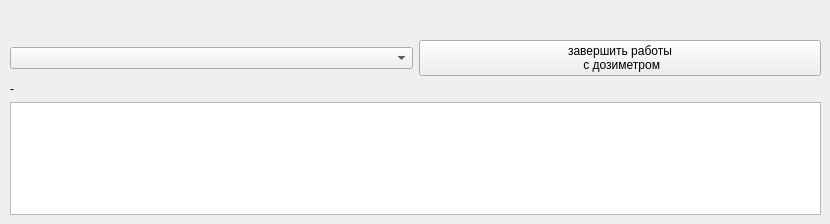
                  <widget class="QWidget" name="tab_33">
                   <attribute name="title">
                    <string>ППД</string>
                   </attribute>
                   <widget class="QWidget" name="verticalLayoutWidget">
                    <property name="geometry">
                     <rect>
                      <x>10</x>
                      <y>40</y>
                      <width>811</width>
                      <height>175</height>
                     </rect>
                    </property>
                    <layout class="QVBoxLayout" name="verticalLayout_26">
                     <item>
                      <layout class="QHBoxLayout" name="horizontalLayout_18">
                       <item>
                        <widget class="QComboBox" name="comboBox"/>
                       </item>
                       <item>
                        <widget class="QPushButton" name="pushButton">
                         <property name="text">
                          <string>завершить работы 
 с дозиметром</string>
                         </property>
                        </widget>
                       </item>
                      </layout>
                     </item>
                     <item>
                      <widget class="QLabel" name="label_57">
                       <property name="text">
                        <string>-</string>
                       </property>
                      </widget>
                     </item>
                     <item>
                      <widget class="QListView" name="listView"/>
                     </item>
                    </layout>
                   </widget>
                  </widget>
